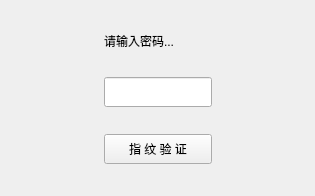
<?xml version="1.0" encoding="UTF-8"?>
<ui version="4.0">
 <class>Dialog</class>
 <widget class="QDialog" name="Dialog">
  <property name="geometry">
   <rect>
    <x>0</x>
    <y>0</y>
    <width>315</width>
    <height>196</height>
   </rect>
  </property>
  <property name="windowTitle">
   <string>密码</string>
  </property>
  <layout class="QGridLayout" name="gridLayout">
   <item row="0" column="1">
    <spacer name="verticalSpacer_2">
     <property name="orientation">
      <enum>Qt::Vertical</enum>
     </property>
     <property name="sizeHint" stdset="0">
      <size>
       <width>20</width>
       <height>40</height>
      </size>
     </property>
    </spacer>
   </item>
   <item row="3" column="0">
    <spacer name="horizontalSpacer">
     <property name="orientation">
      <enum>Qt::Horizontal</enum>
     </property>
     <property name="sizeHint" stdset="0">
      <size>
       <width>40</width>
       <height>20</height>
      </size>
     </property>
    </spacer>
   </item>
   <item row="5" column="1">
    <widget class="QPushButton" name="pushButton">
     <property name="minimumSize">
      <size>
       <width>0</width>
       <height>30</height>
      </size>
     </property>
     <property name="text">
      <string>指 纹 验 证</string>
     </property>
     <property name="autoDefault">
      <bool>false</bool>
     </property>
    </widget>
   </item>
   <item row="3" column="2">
    <spacer name="horizontalSpacer_2">
     <property name="orientation">
      <enum>Qt::Horizontal</enum>
     </property>
     <property name="sizeHint" stdset="0">
      <size>
       <width>40</width>
       <height>20</height>
      </size>
     </property>
    </spacer>
   </item>
   <item row="6" column="1">
    <spacer name="verticalSpacer">
     <property name="orientation">
      <enum>Qt::Vertical</enum>
     </property>
     <property name="sizeHint" stdset="0">
      <size>
       <width>20</width>
       <height>40</height>
      </size>
     </property>
    </spacer>
   </item>
   <item row="2" column="1">
    <spacer name="verticalSpacer_3">
     <property name="orientation">
      <enum>Qt::Vertical</enum>
     </property>
     <property name="sizeHint" stdset="0">
      <size>
       <width>20</width>
       <height>40</height>
      </size>
     </property>
    </spacer>
   </item>
   <item row="3" column="1">
    <widget class="QLineEdit" name="lineEdit">
     <property name="minimumSize">
      <size>
       <width>0</width>
       <height>30</height>
      </size>
     </property>
     <property name="echoMode">
      <enum>QLineEdit::Password</enum>
     </property>
    </widget>
   </item>
   <item row="1" column="1">
    <widget class="QLabel" name="label">
     <property name="styleSheet">
      <string notr="true">font: 75 24pt &quot;黑体&quot;;</string>
     </property>
     <property name="text">
      <string>请输入密码...</string>
     </property>
    </widget>
   </item>
   <item row="4" column="1">
    <spacer name="verticalSpacer_4">
     <property name="orientation">
      <enum>Qt::Vertical</enum>
     </property>
     <property name="sizeHint" stdset="0">
      <size>
       <width>20</width>
       <height>40</height>
      </size>
     </property>
    </spacer>
   </item>
  </layout>
 </widget>
 <resources/>
 <connections/>
</ui>
